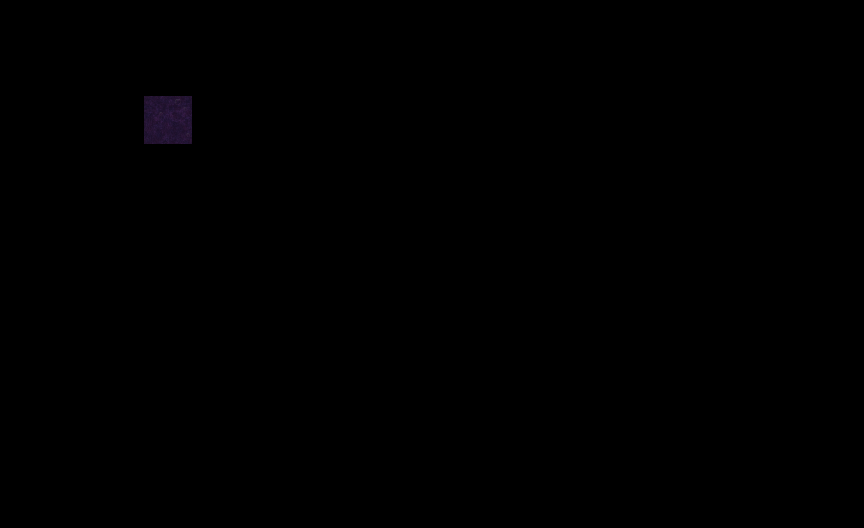

Tiled map render using the project's own tile images. Description and the map definition, with tile-layer contents summarised, below:
An orthogonal 18x11 tile map with 48x48 px tiles, 1 tile layer (tile5), 6 hidden layers not drawn, 2 tilesets.

<map version="1.0" orientation="orthogonal" renderorder="right-down" width="18" height="11" tilewidth="48" tileheight="48" nextobjectid="11">
 <tileset firstgid="1" name="!Door2" tilewidth="48" tileheight="48" tilecount="96" columns="12">
  <image source="../MapsTiles/!Door2.png" width="576" height="384" />
 </tileset>
 <tileset firstgid="97" name="Capture5" tilewidth="48" tileheight="48" tilecount="198" columns="18">
  <image source="../MapsTiles/Capture5.PNG" width="866" height="529" />
 </tileset>
 <layer name="tile1" width="18" height="11" visible="0">
  <data>[198 cells, 61 non-empty, 54 distinct tile ids]</data>
 </layer>
 <layer name="tile2" width="18" height="11" visible="0">
  <data>[198 cells, 140 non-empty, 131 distinct tile ids]</data>
 </layer>
 <layer name="tile3" width="18" height="11" visible="0">
  <data>[198 cells, 2 non-empty, 1 distinct tile ids]</data>
 </layer>
 <layer name="tile4" width="18" height="11" visible="0">
  <data>[198 cells, 1 non-empty, 1 distinct tile ids]</data>
 </layer>
 <layer name="tile5" width="18" height="11">
  <data>[198 cells, 1 non-empty, 1 distinct tile ids]</data>
 </layer>
 <layer name="tile6" width="18" height="11" visible="0">
  <data>[198 cells, 1 non-empty, 1 distinct tile ids]</data>
 </layer>
 <layer name="tile7" width="18" height="11" visible="0">
  <data>[198 cells, 0 non-empty, 0 distinct tile ids]</data>
 </layer>
</map>
